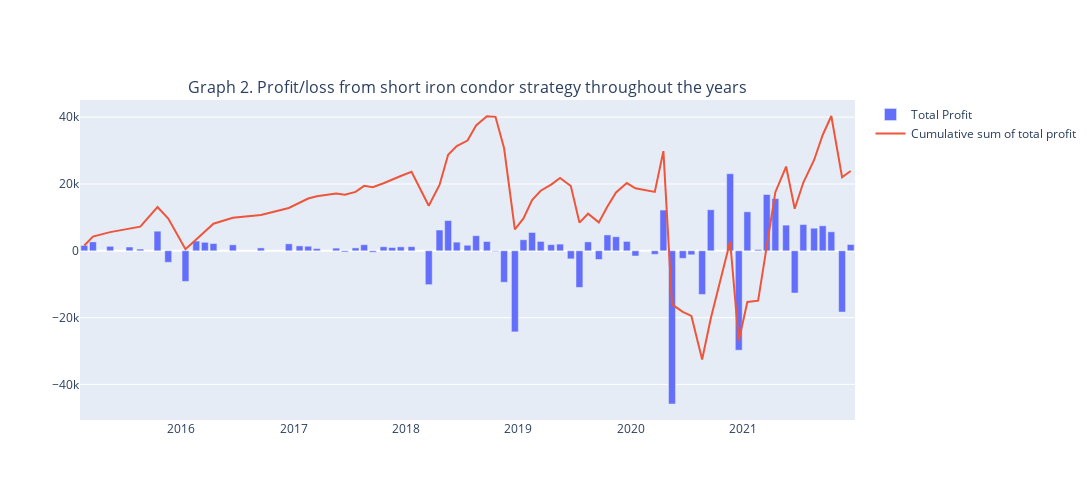

The cell this chart's notebook holds for it:
### Markdown cell above
After we have the complete short iron condor transactions, we visualize the outcome through multiple graphs. First, we look at the total and cumulative sum of profits during the observation period.

### Code cell
# get total profit/loss grouped by expiration date
df1 = transaction.groupby(by = ['Exp_date'])['Total Profit/Loss'].sum().reset_index()

# create subplots and show total and cumulative sum of of total profit over the years
fig = make_subplots(subplot_titles = ['Graph 2. Profit/loss from short iron condor strategy throughout the years'])
fig.add_trace(go.Bar(x=df1['Exp_date'], y=df1['Total Profit/Loss'], name = 'Total Profit'))
fig.add_trace(go.Line(x=df1['Exp_date'], y=df1['Total Profit/Loss'].cumsum(), name = 'Cumulative sum of total profit'))

fig.update_layout(height=500, width=1100)
fig.show()
